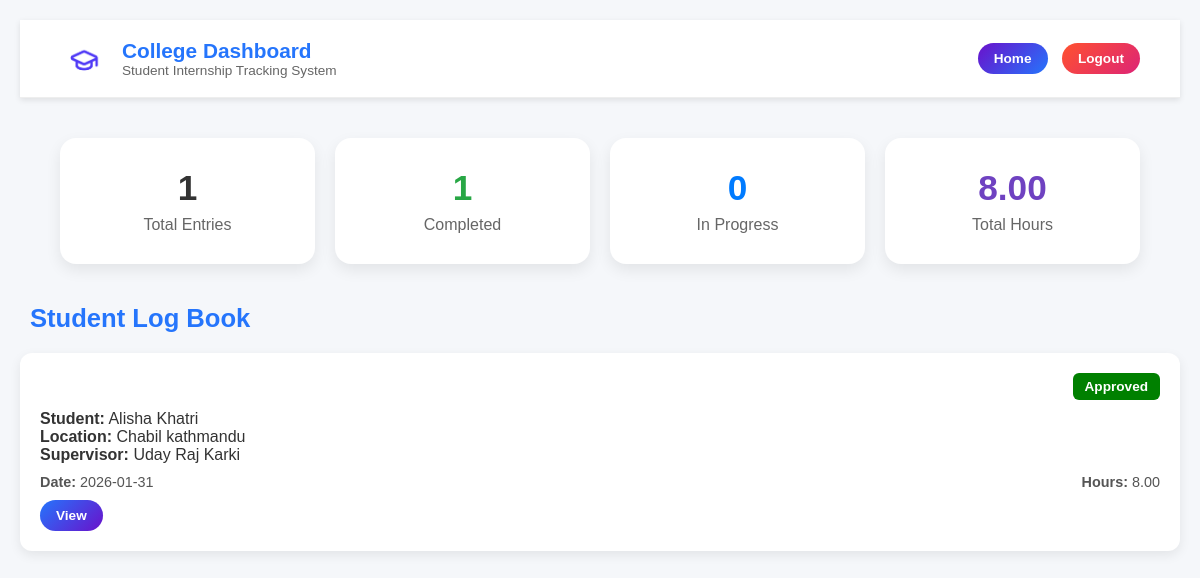
/html/College/CStudentLogbook.php (signed in), run on the app's committed database.
### tables this page shows
CREATE TABLE `logbook_entries` (
  `entry_id` int(11) NOT NULL,
  `student_id` int(11) NOT NULL,
  `full_name` varchar(150) NOT NULL,
  `title` varchar(255) NOT NULL,
  `entry_date` date NOT NULL,
  `hours` decimal(5,2) NOT NULL,
  `location` varchar(150) NOT NULL,
  `supervisor` varchar(150) NOT NULL,
  `created_at` timestamp NOT NULL DEFAULT current_timestamp(),
  `approval_status` enum('pending','approved') NOT NULL DEFAULT 'pending'
);

### html/College/fetch_logbook_entries.php (the view, shortened to what this page needs)
<?php
require_once "collegedb_connection.php";
$college_id = $_SESSION['college_id'];
$query = "
    SELECT * FROM logbook_entries
    WHERE student_id IN (
        SELECT student_id FROM students_registrtaion WHERE college_id = ?
    )
    ORDER BY entry_date DESC
";
$stmt = $conn->prepare($query);
$stmt->bind_param("i", $college_id);
$stmt->execute();
$result = $stmt->get_result();
?>
<!DOCTYPE html>
<html lang="en">
<head>
</head>
<body>
<?php
while ($row = $result->fetch_assoc()):
    $id = $row['entry_id'];
?>
<div class="log-card">
  <div class="log-header">
    <?php if ($row['approval_status'] === 'approved'): ?>
      <span class="status completed">Approved</span>
    <?php endif; ?>
  </div>
  <p><strong>Student:</strong> <?= htmlspecialchars($row['full_name']) ?></p>
  <p><strong>Location:</strong> <?= htmlspecialchars($row['location']) ?></p>
  <p><strong>Supervisor:</strong> <?= htmlspecialchars($row['supervisor']) ?></p>
  <div class="details">
    <span><strong>Date:</strong> <?= $row['entry_date'] ?></span>
    <span><strong>Hours:</strong> <?= $row['hours'] ?></span>
  </div>
  <div class="actions">
    <button class="btn view-btn" data-id="<?= $id ?>">View</button>
  </div>
</div>
<?php endwhile; ?>
</body>
</html>

### html/College/CStudentLogbook.php (style rules this page uses)
* { margin:0;padding:0;box-sizing:border-box;font-family:"Poppins",sans-serif; }
body { background:linear-gradient(135deg,#f5f7fa,#e3e9f0);color:#333;min-height:100vh; }
.btn { text-decoration:none;padding:8px 18px;border-radius:25px;font-size:0.9rem;font-weight:600;transition:all 0.3s ease; }

### html/College/fetch_logbook_entries.php (style rules this page uses)
body { font-family: "Poppins", sans-serif; background: #f5f7fa; margin: 0; padding: 20px; color: #333; }
.log-card { background: #fff; border-radius: 12px; padding: 20px; margin-bottom: 20px; box-shadow: 0 4px 12px rgba(0,0,0,0.08); transition: transform 0.3s ease; }
.log-header { display: flex; justify-content: flex-end; margin-bottom: 10px; }
.status.completed { background: green; color: #fff; padding: 6px 12px; border-radius: 6px; font-size: 0.85rem; font-weight: 600; }
.btn { border: none; cursor: pointer; font-size: 0.85rem; font-weight: 600; border-radius: 20px; padding: 8px 16px; transition: all 0.3s ease; }
.view-btn { background: linear-gradient(135deg, #2575fc, #6a11cb); color: #fff; margin-top: 10px; }
.details { display: flex; justify-content: space-between; margin-top: 10px; font-size: 0.9rem; color: #555; }

### data on the page
logbook_entries: approval_status "Approved", full_name "Alisha Khatri", location "Chabil kathmandu", supervisor "Uday Raj Karki", entry_date "2026-01-31", hours "8.00"

### other printed values
$totalEntries "1"
$approvedEntries "1"
$inProgressEntries "0"
$totalHours "8.00"
